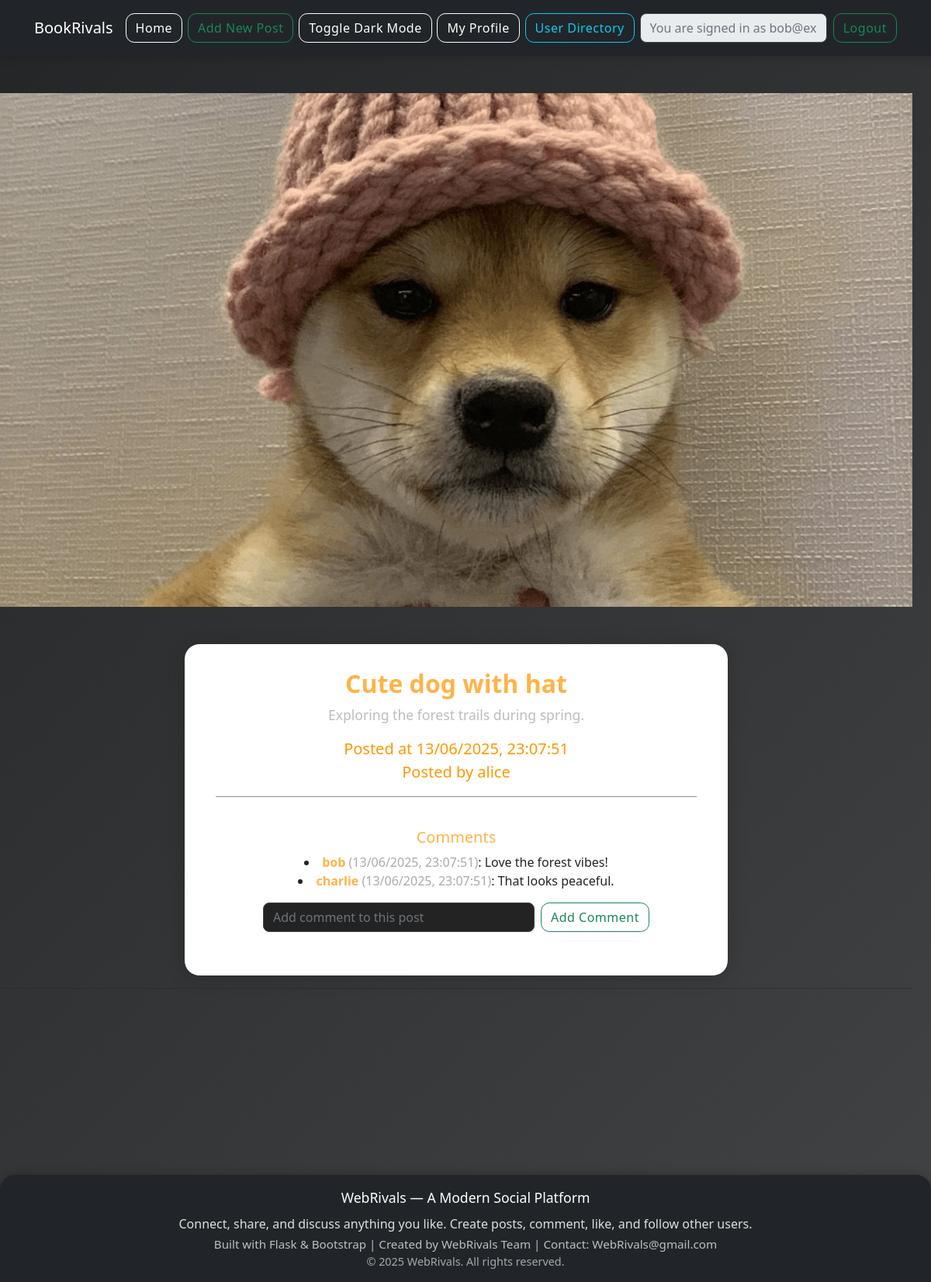
/details/1 (signed in), run on the app's committed database.
### tables this page shows
CREATE TABLE blog (
                        id INTEGER PRIMARY KEY,
                        image TEXT,
                        title TEXT,
                        body TEXT,

                        datetime TEXT,
                        author TEXT);

CREATE TABLE comment (
                        id INTEGER PRIMARY KEY,
                        post_id TEXT,
                        comment TEXT,
                        datetime TEXT,
                        author TEXT);

### routes.py (the view)
@routes.route('/details/<id>', methods=['GET', 'POST'])
def details(id):
    if 'username' not in session:
        return redirect('/')
    post = getPost(id)
    if post:
        conn = sqlite3.connect(DATABASE)
        cursor = conn.cursor()
        cursor.execute("SELECT comment, datetime, author FROM comment WHERE post_id = ?", (id,))
        comments = cursor.fetchall()
        conn.close()
        return render_template('details.html', post=post, comments=comments, status=201)
    else:
        return "Post not found", 404

### app.py (called while the page is built)
@app.context_processor
def utility_processor():
    return dict(
        get_follower_count=get_follower_count,
        get_like_count=get_like_count,
        is_following=is_following,
        is_liked=is_liked,
        get_display_name=get_display_name
    )

### models.py (called while the page is built)
def getPost(id):
    conn = sqlite3.connect(DATABASE)
    cursor = conn.cursor()
    cursor.execute("SELECT * FROM blog WHERE id=?", (id,))
    post = cursor.fetchone()
    conn.close()
    return post

### utils.py (called while the page is built)
def get_display_name(email):
    if not email:
        return ''
    return email.split('@')[0]

### templates/details.html (shortened to what this page needs)
{% extends 'base.html'%}
{% block content %}
<main>
    <div class="row" style="margin-bottom:200px;">
        <div class="row col-lg-12 text-center">
            <div class="col-lg-12">
                <img src="/{{ post[1] }}" class="mt-5 img-fluid" /><br>
                <br><br>
                <div class="details-content-container" style="max-width: 700px; margin: 0 auto; background: rgba(30,30,30,0.92); color: #fff; border-radius: 1.2rem; padding: 2rem 2.5rem; box-shadow: 0 4px 24px 0 rgba(0,0,0,0.18);">
                    <h2 style="color: #ffb347; font-weight: 700;">{{post[2]}}</h2>
                    <p class="text-justify" style="color: #bdbdbd; font-size: 1.1rem;">{{post[3]}}</p>
                    <p class="fs-5 mb-0" style="color: #ff9800;">Posted at {{post[4]}}</p>
                    <p class="fs-5 mt-0" style="color: #ff9800;">Posted by {{ get_display_name(post[5]) }}</p>
                    <hr style="border-color: #ffb347; opacity: 0.5;"><br>
                    <h5 style="color: #ffb347;">Comments</h5>
                    <ul id="comments-list-{{post[0]}}" class="details-comments-list" style="list-style: disc inside; padding-left: 0;">
                        {% for comment in comments %}
                        <li style="color: #fff;">
                            <strong style="color: #ffb347;">{{ get_display_name(comment[2]) }}</strong> <span style="color: #aaa;">({{ comment[1] }})</span>: <span class="comment-text">{{ comment[0] }}</span>
                        </li>
                        {% endfor %}
                    </ul>
                    <form action="/add-comment/{{post[0]}}" method="post" class="d-flex justify-content-center align-items-center gap-2">
                        <input type="text" placeholder="Add comment to this post" name="comment" class="form-control" style="max-width: 350px;" required />
                        <input class="btn btn-outline-success" type="submit" value="Add Comment" />
                    </form><br />
                </div>
                <hr style="border-color: #ffb347; opacity: 0.5;"><br>
            </div>
        </div>
    </div>
</main>
{% endblock %}

### templates/base.html (shortened to what this page needs)
<!doctype html>
<html>
	<head>
		<link type="text/css" rel="stylesheet"
			href="{{ url_for('static', filename='bootstrap.min.css') }}">
		<link type="text/css" rel="stylesheet"
			href="{{ url_for('static', filename='style.css') }}">
	</head>
	<body>
		<nav class="navbar navbar-expand-lg navbar-dark bg-dark">
			<div class="container-fluid">
				<a class="navbar-brand">BookRivals</a>
				<div class="collapse navbar-collapse" id="navbarSupportedContent">
					<ul class="navbar-nav w-100 d-flex justify-content-between align-items-center">
						<li>
							<form action="/" method="get">
								<input type="submit" class="btn btn-outline-light" value="Home">
							</form>
						</li>
						<li class="nav-item">
							<a class="btn btn-outline-success" id="openModal" aria-current="page" href="#">Add New Post</a>
						</li>
						<li class="nav-item">
							<button class="btn btn-outline-light" id="darkModeToggle">Toggle Dark Mode</button>
						</li>
						<li class="nav-item">
							<a class="btn btn-outline-light" href="/profile">My Profile</a>
						</li>
						<li class="nav-item">
							<a class="btn btn-outline-info" href="/user-directory">User Directory</a>
						</li>
						<li class="col-lg-4">
							<form action="/logout" class="d-flex">
								<input class="form-control me-2 disabled" aria-disabled="true"
									placeholder="You are signed in as {{session['username']}}"
									aria-label="Search" disabled>
								<button class="btn btn-outline-success" type="submit">Logout</button>
							</form>
						</li>
					</ul>
				</div>
			</div>
		</nav>
		<main>
			{% block content %}
			{% endblock %}
		</main>
		<footer class="footer mt-auto py-3 bg-dark text-white" style="margin-top:10px">
            <div class="container text-center">
                <div style="font-size:1.1rem; font-weight:500;">WebRivals &mdash; A Modern Social Platform</div>
                <div style="margin: 0.5rem 0 0.2rem 0; opacity:0.85;">
                    Connect, share, and discuss anything you like. Create posts, comment, like, and follow other users.
                </div>
                <div style="opacity:0.7; font-size:0.95rem;">
                    Built with Flask & Bootstrap | Created by WebRivals Team | Contact: WebRivals@gmail.com
                </div>
                <div style="opacity:0.6; font-size:0.9rem;">
                    &copy; 2025 WebRivals. All rights reserved.
                </div>
            </div>
        </footer>
	</body>
</html>

### static/style.css (style rules this page uses)
body { background: #181818 !important; }
.btn-outline-light { border-color: #fff; color: #fff; transition: background 0.2s, color 0.2s; }
input.form-control { background: #232323; color: #fff; border: 1px solid #444; border-radius: 0.5rem; }
body { background: linear-gradient(135deg, #232526 0%, #414345 100%) !important; min-height: 100vh; }
.btn { border-radius: 0.7rem; font-weight: 500; letter-spacing: 0.5px; transition: background 0.18s, color 0.18s, box-shadow 0.18s; }
.btn-outline-info, .btn-outline-danger, .btn-outline-success, .btn-outline-light { border-radius: 0.7rem; }
.navbar { box-shadow: 0 2px 12px 0 rgba(0,0,0,0.18); padding: 1rem 2rem; }
.footer { background: #181818; color: #fff; border-top-left-radius: 1.2rem; border-top-right-radius: 1.2rem; box-shadow: 0 -2px 12px 0 rgba(0,0,0,0.18); margin-top: 3rem; }

### data on the page
blog: image (picture), title "Cute dog with hat", body "Exploring the forest trails during spring.", datetime "13/06/2025, 23:07:51", author "alice"
comment: author "bob", datetime "13/06/2025, 23:07:51", comment "Love the forest vibes!"
comment: author "charlie", datetime "13/06/2025, 23:07:51", comment "That looks peaceful."
